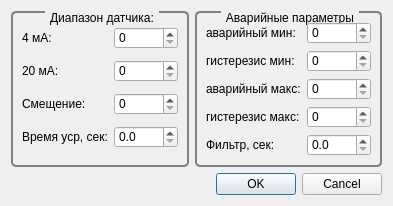
<?xml version="1.0" encoding="UTF-8"?>
<ui version="4.0">
 <class>DialogFrequencyConfig</class>
 <widget class="QDialog" name="DialogFrequencyConfig">
  <property name="geometry">
   <rect>
    <x>0</x>
    <y>0</y>
    <width>358</width>
    <height>198</height>
   </rect>
  </property>
  <property name="windowTitle">
   <string>Настройка датчика оборотов</string>
  </property>
  <layout class="QGridLayout" name="gridLayout_3">
   <item row="0" column="0">
    <widget class="QGroupBox" name="groupBox_2">
     <property name="styleSheet">
      <string notr="true">QGroupBox {
    background-color: qlineargradient(x1: 0, y1: 0, x2: 0, y2: 1,
                                      stop: 0 #E0F0E0, stop: 1 #FFFFFF);
    border: 2px solid gray;
    border-radius: 5px;
    margin-top: 5ex; /* leave space at the top for the title */
}

QGroupBox::title {
    subcontrol-origin: margin;
    subcontrol-position: top center; /* position at the top center */
    padding: 0 3px;
    background-color: qlineargradient(x1: 0, y1: 0, x2: 0, y2: 1,
                                      stop: 0 #E0F0E0, stop: 1 #FFFFFF);
}</string>
     </property>
     <property name="title">
      <string>Диапазон датчика:</string>
     </property>
     <layout class="QGridLayout" name="gridLayout_2">
      <item row="0" column="0">
       <widget class="QLabel" name="label_2">
        <property name="text">
         <string>4 мА:</string>
        </property>
       </widget>
      </item>
      <item row="0" column="1">
       <widget class="QDoubleSpinBox" name="doubleSpinBox4ma">
        <property name="decimals">
         <number>0</number>
        </property>
        <property name="maximum">
         <double>100.000000000000000</double>
        </property>
        <property name="singleStep">
         <double>1.000000000000000</double>
        </property>
       </widget>
      </item>
      <item row="1" column="0">
       <widget class="QLabel" name="label_3">
        <property name="text">
         <string>20 мА:</string>
        </property>
       </widget>
      </item>
      <item row="1" column="1">
       <widget class="QDoubleSpinBox" name="doubleSpinBox20ma">
        <property name="decimals">
         <number>0</number>
        </property>
        <property name="maximum">
         <double>100.000000000000000</double>
        </property>
        <property name="singleStep">
         <double>1.000000000000000</double>
        </property>
       </widget>
      </item>
      <item row="2" column="0">
       <widget class="QLabel" name="label_4">
        <property name="text">
         <string>Смещение:</string>
        </property>
       </widget>
      </item>
      <item row="2" column="1">
       <widget class="QDoubleSpinBox" name="doubleSpinBoxOffset">
        <property name="decimals">
         <number>0</number>
        </property>
        <property name="maximum">
         <double>100.000000000000000</double>
        </property>
        <property name="singleStep">
         <double>1.000000000000000</double>
        </property>
       </widget>
      </item>
      <item row="3" column="0">
       <widget class="QLabel" name="label_9">
        <property name="text">
         <string>Время уср, сек:</string>
        </property>
       </widget>
      </item>
      <item row="3" column="1">
       <widget class="QDoubleSpinBox" name="doubleSpinBoxAverageTime">
        <property name="decimals">
         <number>1</number>
        </property>
        <property name="maximum">
         <double>6553.500000000000000</double>
        </property>
       </widget>
      </item>
     </layout>
    </widget>
   </item>
   <item row="0" column="1">
    <widget class="QGroupBox" name="groupBox_3">
     <property name="styleSheet">
      <string notr="true">QGroupBox {
    background-color: qlineargradient(x1: 0, y1: 0, x2: 0, y2: 1,
                                      stop: 0 #F0E0E0, stop: 1 #FFFFFF);
    border: 2px solid gray;
    border-radius: 5px;
    margin-top: 5ex; /* leave space at the top for the title */
}

QGroupBox::title {
    subcontrol-origin: margin;
    subcontrol-position: top center; /* position at the top center */
    padding: 0 3px;
    background-color: qlineargradient(x1: 0, y1: 0, x2: 0, y2: 1,
                                      stop: 0 #F0E0E0, stop: 1 #FFFFFF);
}</string>
     </property>
     <property name="title">
      <string>Аварийные параметры</string>
     </property>
     <layout class="QGridLayout" name="gridLayout">
      <item row="0" column="0">
       <widget class="QLabel" name="label">
        <property name="text">
         <string>аварийный мин:</string>
        </property>
       </widget>
      </item>
      <item row="0" column="1">
       <widget class="QDoubleSpinBox" name="doubleSpinBoxAvarMin">
        <property name="decimals">
         <number>0</number>
        </property>
        <property name="maximum">
         <double>100.000000000000000</double>
        </property>
        <property name="singleStep">
         <double>1.000000000000000</double>
        </property>
       </widget>
      </item>
      <item row="1" column="0">
       <widget class="QLabel" name="label_5">
        <property name="text">
         <string>гистерезис мин:</string>
        </property>
       </widget>
      </item>
      <item row="1" column="1">
       <widget class="QDoubleSpinBox" name="doubleSpinBoxHysteresisMin">
        <property name="decimals">
         <number>0</number>
        </property>
        <property name="maximum">
         <double>100.000000000000000</double>
        </property>
        <property name="singleStep">
         <double>1.000000000000000</double>
        </property>
       </widget>
      </item>
      <item row="2" column="0">
       <widget class="QLabel" name="label_6">
        <property name="text">
         <string>аварийный макс:</string>
        </property>
       </widget>
      </item>
      <item row="2" column="1">
       <widget class="QDoubleSpinBox" name="doubleSpinBoxAvarMax">
        <property name="decimals">
         <number>0</number>
        </property>
        <property name="maximum">
         <double>100.000000000000000</double>
        </property>
        <property name="singleStep">
         <double>1.000000000000000</double>
        </property>
       </widget>
      </item>
      <item row="3" column="0">
       <widget class="QLabel" name="label_7">
        <property name="text">
         <string>гистерезис макс:</string>
        </property>
       </widget>
      </item>
      <item row="3" column="1">
       <widget class="QDoubleSpinBox" name="doubleSpinBoxHysteresisMax">
        <property name="decimals">
         <number>0</number>
        </property>
        <property name="maximum">
         <double>100.000000000000000</double>
        </property>
        <property name="singleStep">
         <double>1.000000000000000</double>
        </property>
       </widget>
      </item>
      <item row="4" column="0">
       <widget class="QLabel" name="label_8">
        <property name="text">
         <string>Фильтр, сек:</string>
        </property>
       </widget>
      </item>
      <item row="4" column="1">
       <widget class="QDoubleSpinBox" name="doubleSpinBoxFilterTime">
        <property name="decimals">
         <number>1</number>
        </property>
        <property name="maximum">
         <double>6553.500000000000000</double>
        </property>
       </widget>
      </item>
     </layout>
    </widget>
   </item>
   <item row="1" column="0" colspan="2">
    <widget class="QDialogButtonBox" name="buttonBox">
     <property name="orientation">
      <enum>Qt::Horizontal</enum>
     </property>
     <property name="standardButtons">
      <set>QDialogButtonBox::Cancel|QDialogButtonBox::Ok</set>
     </property>
    </widget>
   </item>
  </layout>
 </widget>
 <resources/>
 <connections>
  <connection>
   <sender>buttonBox</sender>
   <signal>accepted()</signal>
   <receiver>DialogFrequencyConfig</receiver>
   <slot>accept()</slot>
   <hints>
    <hint type="sourcelabel">
     <x>248</x>
     <y>254</y>
    </hint>
    <hint type="destinationlabel">
     <x>157</x>
     <y>274</y>
    </hint>
   </hints>
  </connection>
  <connection>
   <sender>buttonBox</sender>
   <signal>rejected()</signal>
   <receiver>DialogFrequencyConfig</receiver>
   <slot>reject()</slot>
   <hints>
    <hint type="sourcelabel">
     <x>316</x>
     <y>260</y>
    </hint>
    <hint type="destinationlabel">
     <x>286</x>
     <y>274</y>
    </hint>
   </hints>
  </connection>
 </connections>
</ui>
